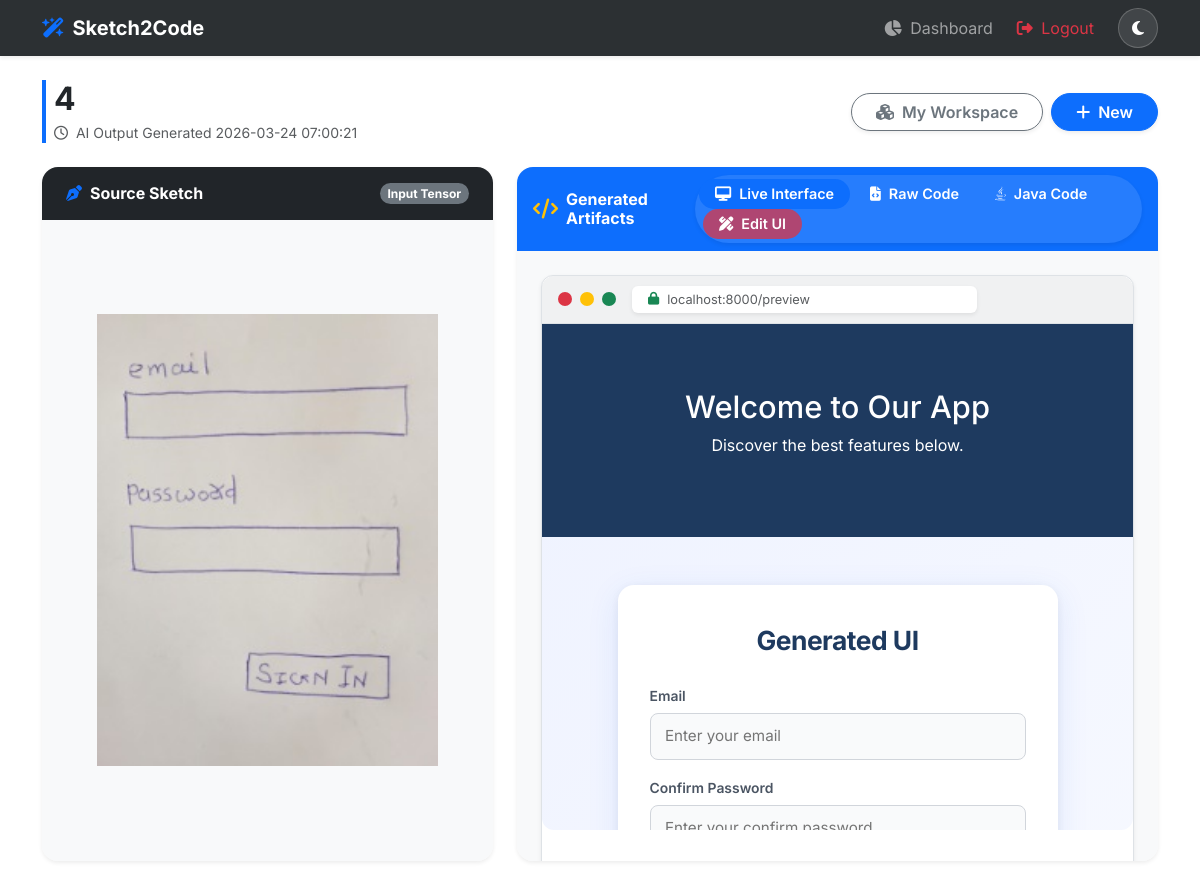
/preview/51 (signed in), run on the app's committed database.
### tables this page shows
CREATE TABLE projects (
    id INTEGER PRIMARY KEY AUTOINCREMENT,
    user_id INTEGER NOT NULL,
    title VARCHAR(100) NOT NULL,
    sketch_image_path VARCHAR(255) NOT NULL,
    generated_html TEXT,
    generated_css TEXT,
    created_at DATETIME DEFAULT CURRENT_TIMESTAMP, generated_java TEXT, detected_elements TEXT, page_type TEXT DEFAULT 'form',
    FOREIGN KEY (user_id) REFERENCES users(id) ON DELETE CASCADE
);

### routes/main.py (the view)
@main_bp.route('/preview/<int:project_id>')
def preview(project_id):
    if 'user_id' not in session:
        return redirect(url_for('auth.login'))
    conn = get_db_connection()
    if not conn:
        flash("DB connection error", "danger")
        return redirect(url_for('main.dashboard'))
    cursor = conn.cursor(dictionary=True)
    cursor.execute("SELECT * FROM projects WHERE id = %s AND user_id = %s", (project_id, session['user_id']))
    project = cursor.fetchone()
    conn.close()
    if not project:
        flash("Project not found", "danger")
        return redirect(url_for('main.dashboard'))
    elements = []
    if project.get('detected_elements'):
        try:
            elements = json.loads(project['detected_elements'])
        except Exception:
            pass
    return render_template('preview.html', project=project, elements=elements)

### database/db.py (called while the page is built)
def get_db_connection():
    if not os.path.exists(DB_PATH):
        init_db()
    return SQLiteConnection(DB_PATH)

    def cursor(self, dictionary=False):
        return SQLiteCursor(self.conn.cursor(), dictionary)

    def close(self):
        self.conn.close()

    def execute(self, sql, params=None):
        sql = sql.replace('%s', '?')
        if params is None:
            return self.cursor.execute(sql)
        if not isinstance(params, (list, tuple)):
            params = (params,)
        return self.cursor.execute(sql, params)

    def fetchone(self):
        row = self.cursor.fetchone()
        if row and self.dictionary:
            return dict(row)
        return row

### templates/preview.html (shortened to what this page needs)
{% extends 'base.html' %}
{% block content %}
<div class="hero-animate">
    <div
        class="d-flex flex-column flex-md-row justify-content-between align-items-center mb-4 ps-2 border-start border-4 border-primary">
        <div class="mb-3 mb-md-0">
            <h2 class="fw-bolder mb-1 text-dark">{{ project.title }}</h2>
            <p class="text-muted small mb-0"><i class="fa-regular fa-clock me-1"></i> AI Output Generated {{
                project.created_at }}</p>
        </div>
        <div class="d-flex gap-2">
            <a href="{{ url_for('main.dashboard') }}"
                class="btn btn-outline-secondary rounded-pill px-4 fw-semibold shadow-sm"><i
                    class="fa-solid fa-cubes me-2"></i>My Workspace</a>
            <a href="{{ url_for('main.upload') }}" class="btn btn-primary rounded-pill px-4 fw-semibold shadow-sm"><i
                    class="fa-solid fa-plus me-1"></i> New</a>
        </div>
    </div>
    <div class="row g-4 align-items-stretch">
        <div class="col-xl-5">
            <div class="card shadow-sm border-0 h-100 rounded-4 overflow-hidden">
                <div
                    class="card-header bg-dark text-white border-0 py-3 px-4 d-flex justify-content-between align-items-center">
                    <h6 class="mb-0 fw-bold"><i class="fa-solid fa-pen-nib me-2 text-primary"></i>Source Sketch</h6>
                    <span class="badge bg-secondary rounded-pill">Input Tensor</span>
                </div>
                <div class="card-body p-0 d-flex flex-column align-items-center justify-content-center bg-light"
                    style="min-height: 50vh;">
                    <img src="{{ url_for('static', filename='uploads/' + project.sketch_image_path) }}"
                        class="img-fluid p-4"
                        style="object-fit: contain; max-height: 500px; width: 100%; border-radius: 20px;">
                </div>
            </div>
        </div>
        <div class="col-xl-7">
            <div class="card shadow-sm border-0 h-100 rounded-4 overflow-hidden">
                <div
                    class="card-header bg-primary text-white border-0 py-2 px-3 d-flex flex-column flex-sm-row justify-content-between align-items-sm-center">
                    <h6 class="mb-3 mb-sm-0 fw-bold d-flex align-items-center"><i
                            class="fa-solid fa-code text-warning me-2 fs-5"></i>Generated Artifacts</h6>
                    <ul class="nav nav-pills border-0 bg-white bg-opacity-10 rounded-pill p-1 shadow-sm" role="tablist"
                        style="font-size: 0.9rem;">
                        <li class="nav-item me-1">
                            <a class="nav-link active text-white rounded-pill px-3 py-1 fw-semibold d-flex align-items-center"
                                data-bs-toggle="pill" href="#preview"><i class="fa-solid fa-desktop me-2"></i> Live
                                Interface</a>
                        </li>
                        <li class="nav-item">
                            <a class="nav-link text-white rounded-pill px-3 py-1 fw-semibold d-flex align-items-center"
                                data-bs-toggle="pill" href="#code"><i class="fa-solid fa-file-code me-2"></i> Raw
                                Code</a>
                        </li>
                        <li class="nav-item ms-1">
                            <a class="nav-link text-white rounded-pill px-3 py-1 fw-semibold d-flex align-items-center"
                                data-bs-toggle="pill" href="#java"><i class="fa-brands fa-java me-2"></i> Java Code</a>
                        </li>
                        <li class="nav-item ms-1">
                            <a class="nav-link text-white rounded-pill px-3 py-1 fw-semibold d-flex align-items-center bg-danger bg-opacity-75"
                                data-bs-toggle="pill" href="#canvas-mode"><i class="fa-solid fa-pen-ruler me-2"></i> Edit UI</a>
                        </li>
                    </ul>
                </div>
                <div class="card-body tab-content p-0 h-100 bg-light position-relative">
                    <div class="tab-pane fade show active h-100" id="preview">
                        <div class="preview-container h-100 m-3 m-md-4 shadow-sm bg-white position-relative"
                            style="border-radius: 12px;">
                            <div class="position-absolute top-0 start-0 w-100 bg-secondary bg-opacity-10 border-bottom p-2 d-flex align-items-center"
                                style="height: 48px; border-radius: 12px 12px 0 0;">
                                <div class="d-flex gap-2 ms-2">
                                    <div class="rounded-circle bg-danger" style="width: 14px; height: 14px;"></div>
                                    <div class="rounded-circle bg-warning" style="width: 14px; height: 14px;"></div>
                                    <div class="rounded-circle bg-success" style="width: 14px; height: 14px;"></div>
                                </div>
                                <div class="bg-white rounded ms-3 px-3 py-1 shadow-sm text-muted small user-select-none d-flex align-items-center mx-auto"
                                    style="width: 60%; font-size: 0.8rem;">
                                    <i class="fa-solid fa-lock text-success me-2"></i> localhost:8000/preview
                                </div>
                            </div>
                            <iframe id="preview-frame" class="w-100"
                                style="height: calc(100% - 48px); margin-top: 48px; min-height: 450px; border: none; background: #fff; border-radius: 0 0 12px 12px;"></iframe>
                        </div>
                    </div>
                </div>
            </div>
        </div>
    </div>
</div>
{% endblock %}

### templates/static/css/style.css (style rules this page uses)
body { font-family: 'Inter', sans-serif; transition: background-color 0.3s ease, color 0.3s ease; }
.hero-animate { animation: fadeInUp 1s ease-out; }
.card { border-radius: 16px; border: none; transition: transform 0.3s ease, box-shadow 0.3s ease; box-shadow: 0 4px 6px rgba(0,0,0,0.05); }
.preview-container { border-radius: 12px; border: 1px solid #dee2e6; overflow: hidden; background-color: #fff; }

### data on the page
projects: title "4", created_at "2026-03-24 07:00:21", sketch_image_path (picture)
